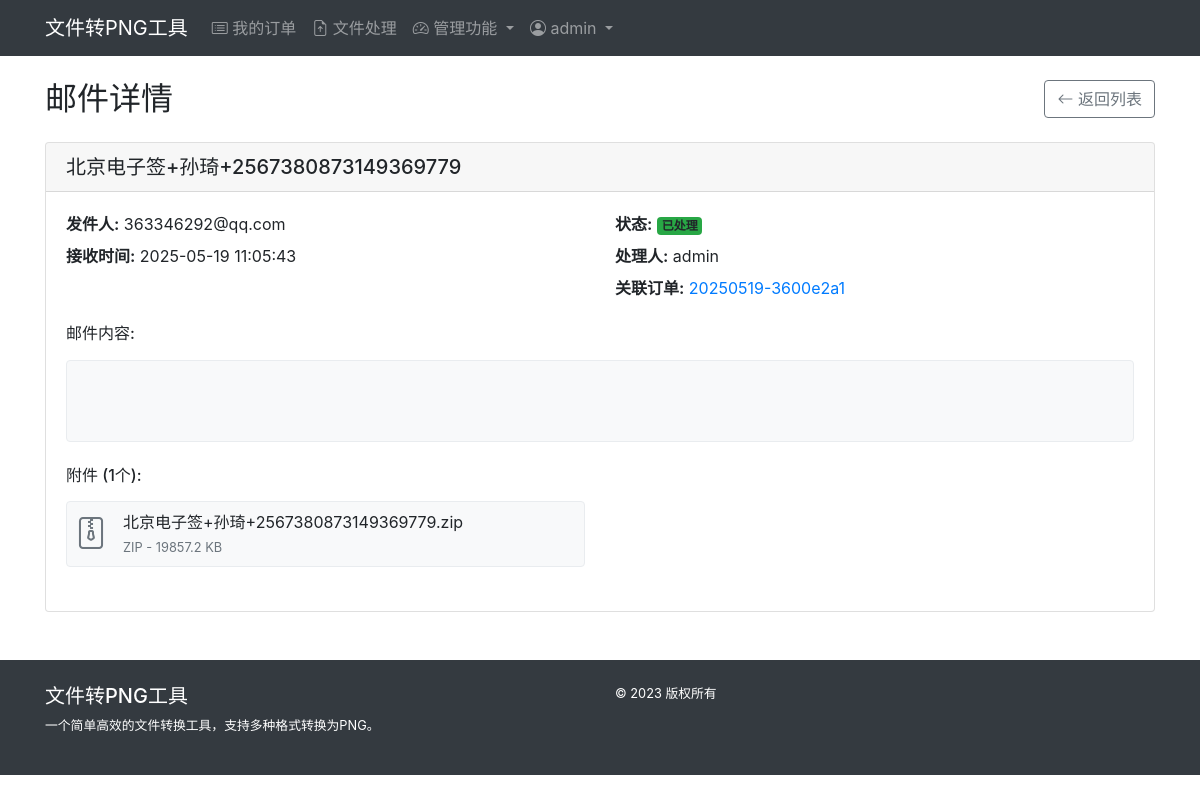
Screenshot of /mail/view/28 (signed in) with the database file from the repository.
### models.py (models this page shows, shortened)
class AdminUser(db.Model):
    __tablename__ = 'admin_user'  # 显式指定表名
    id = db.Column(db.Integer, primary_key=True)
    username = db.Column(db.String(50), unique=True, nullable=False)
    password_hash = db.Column(db.String(128), nullable=False)
    is_admin = db.Column(db.Boolean, default=False)  # 默认为普通用户
    email = db.Column(db.String(100), nullable=True)
    full_name = db.Column(db.String(100), nullable=True)
    created_at = db.Column(db.DateTime, default=datetime.datetime.utcnow)
    last_login = db.Column(db.DateTime, nullable=True)
    is_active = db.Column(db.Boolean, default=True)  # 账户是否激活

class Email(db.Model):
    __tablename__ = 'emails'
    id = db.Column(db.Integer, primary_key=True)
    uid = db.Column(db.String(100), nullable=False)  # 邮件UID，用于标识邮件
    subject = db.Column(db.String(255), nullable=False)  # 邮件主题
    sender = db.Column(db.String(100), nullable=False)   # 发件人邮箱
    sender_name = db.Column(db.String(100), nullable=True)  # 发件人名称
    received_at = db.Column(db.DateTime, default=datetime.datetime.utcnow)  # 接收时间
    content = db.Column(db.Text, nullable=True)         # 邮件内容
    processed = db.Column(db.Boolean, default=False)    # 是否已处理
    assigned_to = db.Column(db.Integer, db.ForeignKey('admin_user.id'), nullable=True)  # 分配给谁
    __table_args__ = (
        db.UniqueConstraint('uid', 'subject', name='_uid_subject_uc'),
    )
    attachments = db.relationship('EmailAttachment', backref='email', lazy=True, cascade="all, delete-orphan")
    processor = db.relationship('AdminUser', backref='assigned_emails', foreign_keys=[assigned_to])
    orders = db.relationship('Order', backref='source_email', foreign_keys=[Order.email_id])

class Order(db.Model):
    __tablename__ = 'orders'  # 显式指定表名，避免使用SQL保留字'order'
    id = db.Column(db.Integer, primary_key=True)
    order_number = db.Column(db.String(32), unique=True, nullable=False)
    created_at = db.Column(db.DateTime, default=datetime.datetime.utcnow)
    updated_at = db.Column(db.DateTime, default=datetime.datetime.utcnow, onupdate=datetime.datetime.utcnow)
    is_active = db.Column(db.Boolean, default=True)  # 保留此字段以兼容现有代码
    STATUS_PENDING = 'pending'      # 待处理
    STATUS_MATERIAL = 'material'    # 补材料
    STATUS_REVIEWED = 'reviewed'    # 已审核
    STATUS_ACTIVE = 'active'        # 活跃
    STATUS_ARCHIVED = 'archived'    # 归档
    status = db.Column(db.String(20), default=STATUS_PENDING)  # 默认为待处理状态
    note = db.Column(db.Text, nullable=True)
    is_merged = db.Column(db.Boolean, default=False)  # 是否为合并订单
    merged_from = db.Column(db.Text, nullable=True)   # 存储源订单号，以逗号分隔
    user_id = db.Column(db.Integer, db.ForeignKey('admin_user.id'), nullable=True)
    user = db.relationship('AdminUser', backref='orders')
    email_id = db.Column(db.Integer, db.ForeignKey('emails.id'), nullable=True)
    files = db.relationship('UploadedFile', backref='order', lazy=True, cascade="all, delete-orphan")
    conversions = db.relationship('ConvertedFile', backref='order', lazy=True, cascade="all, delete-orphan")

class EmailAttachment(db.Model):
    __tablename__ = 'email_attachments'
    id = db.Column(db.Integer, primary_key=True)
    filename = db.Column(db.String(255), nullable=False)  # 原始附件文件名
    saved_as = db.Column(db.String(255), nullable=False)  # 保存的文件名
    file_path = db.Column(db.String(255), nullable=False)  # 附件存储路径
    file_size = db.Column(db.Integer, nullable=True)      # 附件大小
    file_type = db.Column(db.String(50), nullable=True)   # 附件类型
    file_hash = db.Column(db.String(64), nullable=True)   # 附件哈希值
    email_id = db.Column(db.Integer, db.ForeignKey('emails.id'), nullable=False)  # 所属邮件ID

### app/mail/routes.py (the view)
@mail_bp.route('/view/<int:email_id>')
@admin_required
def view_email(email_id):
    email_obj = Email.query.get_or_404(email_id)
    users = AdminUser.query.all()
    return render_template('mail/view.html', email=email_obj, users=users)

### app/__init__.py (called while the page is built)
def setup_template_context(app):
    @app.context_processor
    def inject_now():
        return {'now': datetime.utcnow()}
    @app.context_processor
    def inject_functions():
        from models import AdminUser, Order
        def get_current_user():
            from flask import session
            if 'admin_id' in session:
                return AdminUser.query.get(session['admin_id'])
            return None
        def get_db():
            """获取数据库对象，供模板使用"""
            return db
        def get_active_order(user_id):
            from models import Order
            return Order.query.filter_by(is_active=True, user_id=user_id).first()
        return dict(
            get_current_user=get_current_user,
            get_db=get_db,
            get_active_order=get_active_order,
            Order=Order
        )

### app/admin/routes.py (called while the page is built)
def admin_required(f):
    @wraps(f)
    def decorated_function(*args, **kwargs):
        if 'admin_id' not in session:
            flash('请先登录管理员账号')
            return redirect(url_for('admin.login', next=request.url))
        user = AdminUser.query.get(session['admin_id'])
        if not user or not user.is_admin:
            flash('您没有管理员权限')
            return redirect(url_for('main.index'))
        return f(*args, **kwargs)
    return decorated_function

### app/templates/mail/view.html (shortened to what this page needs)
{% extends "base.html" %}
{% block content %}
<div class="row">
    <div class="col-12 mb-4">
        <div class="d-flex justify-content-between align-items-center">
            <h2 class="mb-0">邮件详情</h2>
            <div>
                <a href="{{ url_for('mail.index') }}" class="btn btn-outline-secondary ms-2">
                    <i class="bi bi-arrow-left"></i> 返回列表
                </a>
            </div>
        </div>
    </div>
    <div class="col-12 mb-4">
        <div class="card">
            <div class="card-header">
                <h5 class="mb-0 text-truncate" title="{{ email.subject }}">{{ email.subject }}</h5>
            </div>
            <div class="card-body">
                <div class="row mb-3">
                    <div class="col-md-6">
                        <p class="mb-2">
                            <strong>发件人:</strong>
                            {{ email.sender }}
                        </p>
                        <p class="mb-2">
                            <strong>接收时间:</strong> {{ email.received_at.strftime('%Y-%m-%d %H:%M:%S') }}
                        </p>
                    </div>
                    <div class="col-md-6">
                        <p class="mb-2">
                            <strong>状态:</strong>
                            {% if email.processed %}
                            <span class="badge bg-success">已处理</span>
                            {% else %}
                            <span class="badge bg-warning text-dark">未处理</span>
                            {% endif %}
                        </p>
                        {% if email.processed and email.processor %}
                        <p class="mb-2">
                            <strong>处理人:</strong> {{ email.processor.username }}
                        </p>
                        {% endif %}
                        {% if email.orders %}
                        <p class="mb-2">
                            <strong>关联订单:</strong>
                            {% for order in email.orders %}
                            <a href="{{ url_for('orders.view_order', order_number=order.order_number) }}">
                                {{ order.order_number }}
                            </a>
                            {% endfor %}
                        </p>
                        {% endif %}
                    </div>
                </div>
                <h6 class="mb-3">邮件内容:</h6>
                <div class="email-content mb-4">
                    {{ email.content|safe }}
                </div>
                <h6 class="mb-3">附件 ({{ email.attachments|length }}个):</h6>
                {% if email.attachments %}
                <div class="row">
                    {% for attachment in email.attachments %}
                    <div class="col-md-6 mb-3">
                        <div class="attachment-item d-flex align-items-center">
                            <div class="attachment-icon">
                                {% if attachment.file_type in ['jpg', 'jpeg', 'png', 'gif', 'bmp', 'webp'] %}
                                <i class="bi bi-file-image text-success"></i>
                                {% elif attachment.file_type in ['pdf'] %}
                                <i class="bi bi-file-pdf text-danger"></i>
                                {% elif attachment.file_type in ['doc', 'docx'] %}
                                <i class="bi bi-file-word text-primary"></i>
                                {% elif attachment.file_type in ['xls', 'xlsx'] %}
                                <i class="bi bi-file-excel text-success"></i>
                                {% elif attachment.file_type in ['ppt', 'pptx'] %}
                                <i class="bi bi-file-ppt text-warning"></i>
                                {% elif attachment.file_type in ['zip', 'rar', '7z'] %}
                                <i class="bi bi-file-zip text-secondary"></i>
                                {% else %}
                                <i class="bi bi-file-earmark text-info"></i>
                                {% endif %}
                            </div>
                            <div class="attachment-info">
                                <p class="mb-1 fw-bold attachment-filename" title="{{ attachment.filename }}">{{ attachment.filename }}</p>
                                <p class="mb-0 small text-muted">
                                    {{ attachment.file_type|upper }}
                                    {% if attachment.file_size %}
                                    - {{ (attachment.file_size / 1024)|round(1) }} KB
                                    {% endif %}
                                </p>
                            </div>
                        </div>
                    </div>
                    {% endfor %}
                </div>
                {% else %}
                <div class="alert alert-info">
                    <p class="mb-0">该邮件没有附件</p>
                </div>
                {% endif %}
            </div>
        </div>
    </div>
</div>
{% endblock %}

### app/templates/base.html (shortened to what this page needs)
<!DOCTYPE html>
<html lang="zh-CN">
<head>
    <link rel="stylesheet" href="https://cdn.jsdelivr.net/npm/bootstrap@4.6.0/dist/css/bootstrap.min.css">
    <link rel="stylesheet" href="https://cdn.jsdelivr.net/npm/bootstrap-icons@1.10.0/font/bootstrap-icons.css">
    <link rel="stylesheet" href="{{ url_for('static', filename='style.css') }}">
</head>
<body>
    <nav class="navbar navbar-expand-lg navbar-dark bg-dark">
        <div class="container">
            <a class="navbar-brand" href="{{ url_for('main.index') }}">文件转PNG工具</a>
            <div class="collapse navbar-collapse" id="navbarSupportedContent">
                <ul class="navbar-nav me-auto mb-2 mb-lg-0">
                    {% if session.get('admin_id') %}
                    <li class="nav-item">
                        <a class="nav-link {% if request.path == '/orders/' %}active{% endif %}" href="{{ url_for('orders.index') }}">
                            <i class="bi bi-card-list"></i> 我的订单
                        </a>
                    </li>
                    {% set current_user_id = session.get('admin_id') %}
                    {% set active_order = get_active_order(current_user_id) %}
                    <li class="nav-item">
                        {% if active_order %}
                        <a class="nav-link {% if request.path == '/' %}active{% endif %}" href="{{ url_for('main.index') }}">
                            <i class="bi bi-file-earmark-arrow-up"></i> 文件处理
                        </a>
                        {% else %}
                        <a class="nav-link disabled" href="#" tabindex="-1" aria-disabled="true">
                            <i class="bi bi-file-earmark-arrow-up"></i> 文件处理 <small>(请先激活订单)</small>
                        </a>
                        {% endif %}
                    </li>
                    {% if session.get('admin_id') and get_current_user() and get_current_user().is_admin %}
                    <li class="nav-item dropdown">
                        <a class="nav-link dropdown-toggle {% if request.path.startswith('/admin') %}active{% endif %}" href="#" id="adminDropdown" role="button" data-toggle="dropdown" aria-expanded="false">
                            <i class="bi bi-speedometer2"></i> 管理功能
                        </a>
                    </li>
                    {% endif %}
                    {% endif %}
                </ul>
                <ul class="navbar-nav">
                    {% if session.get('admin_id') %}
                    <li class="nav-item dropdown">
                        <a class="nav-link dropdown-toggle" href="#" id="userDropdown" role="button" data-toggle="dropdown" aria-expanded="false">
                            <i class="bi bi-person-circle"></i>
                            {{ session.get('admin_username', '用户') }}
                        </a>
                    </li>
                    {% else %}
                    <li class="nav-item">
                        <a class="nav-link" href="{{ url_for('admin.login') }}">
                            <i class="bi bi-box-arrow-in-right"></i> 登录
                        </a>
                    </li>
                    {% endif %}
                </ul>
            </div>
        </div>
    </nav>
    <div class="container my-4">
        {% block content %}{% endblock %}
    </div>
    <footer class="bg-dark text-white py-4 mt-4">
        <div class="container">
            <div class="row">
                <div class="col-md-6">
                    <h5>文件转PNG工具</h5>
                    <p class="small">一个简单高效的文件转换工具，支持多种格式转换为PNG。</p>
                </div>
                <div class="col-md-6 text-md-end">
                    <p class="small mb-0">&copy; 2023 版权所有</p>
                </div>
            </div>
        </div>
    </footer>
</body>
</html>

### app/static/style.css (style rules this page uses)
.text-truncate { overflow: hidden; text-overflow: ellipsis; white-space: nowrap; display: block; }

### app/templates/mail/view.html (style rules this page uses)
.email-content { border: 1px solid #e9ecef; border-radius: 0.25rem; padding: 1rem; background-color: #f8f9fa; max-height: 400px; overflow-y: auto; }
.attachment-item { border: 1px solid #e9ecef; border-radius: 0.25rem; padding: 0.5rem; margin-bottom: 0.5rem; background-color: #f8f9fa; }
.attachment-icon { font-size: 2rem; margin-right: 1rem; flex-shrink: 0; }
.attachment-info { overflow: hidden; width: 100%; }
.attachment-filename { white-space: nowrap; overflow: hidden; text-overflow: ellipsis; max-width: 100%; display: block; }

### rows the page displays
AdminUser: get "admin", processor.username "admin"
Email: subject "北京电子签+孙琦+2567380873149369779", sender "363346292@qq.com", received_at "2025-05-19 11:05:43"
Order: order_number "20250519-3600e2a1"
EmailAttachment: filename "北京电子签+孙琦+2567380873149369779.zip", file_type "ZIP", (attachment.file_size/1024)|round(1) "19857.2"

### other values shown
{{ email.attachments|length }} "1"
